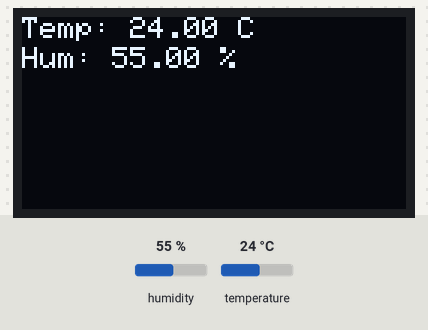
Bench run of a program on a simulated Arduino Uno, built with avr-gcc and run on an emulated ATmega328P. Shown: 128×64 one-colour display. The test bench sets the inputs (shaded band); at power-on: humidity 55 %, temperature 24 °C. What the program prints to the serial monitor is not drawn.

Above: at 3.2 s.
3.3 s: humidity set to 22 %
At 4.4 s:
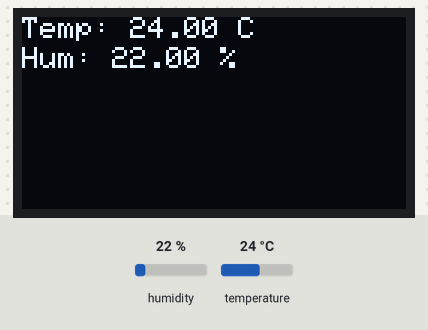
6.0 s: temperature set to 12 °C
At 6.8 s:
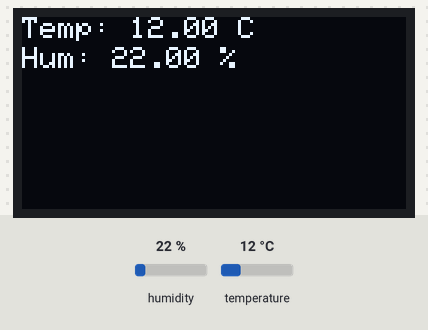
8.7 s: humidity set to 40 %
At 11.4 s:
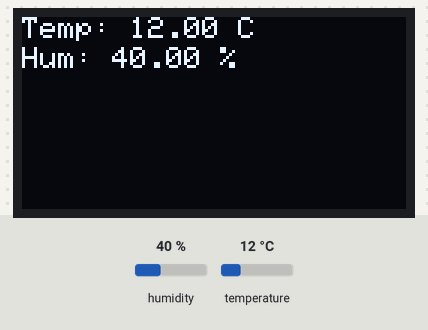
11.8 s: temperature set to 19 °C
Timing chart, 0 to 14.8 s (numbered marks = the images above; inputs shaded):
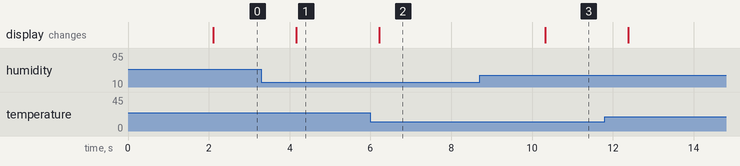

The program:

main.cpp
```cpp
#include <DHT.h>
#include <Wire.h>
#include <Adafruit_SSD1306.h>
#include <Adafruit_GFX.h>

#define DHTPIN 2
#define DHTTYPE DHT11

DHT dht(DHTPIN, DHTTYPE);

#define SCREEN_WIDTH 128
#define SCREEN_HEIGHT 64

Adafruit_SSD1306 display(SCREEN_WIDTH, SCREEN_HEIGHT, &Wire, -1);

void setup() {
  Serial.begin(9600);
  dht.begin();
  if (!display.begin(SSD1306_SWITCHCAPVCC, 0x3C)) {
    Serial.println(F("Erreur d'initialisation de l'écran OLED"));
    while (1);
  }
  display.clearDisplay();
  display.setTextSize(1);
  display.setTextColor(SSD1306_WHITE);
  display.setCursor(0, 0);
  display.println(F("Capteur DHT11 initialisé"));
  display.display();
  delay(2000);
}

void loop() {
  float humidity = dht.readHumidity();
  float temperature = dht.readTemperature();

  if (isnan(humidity) || isnan(temperature)) {
    Serial.println("Erreur de lecture du capteur DHT11 !");
    display.clearDisplay();
    display.setCursor(0, 0);
    display.println(F("Erreur de lecture!"));
    display.display();
    return;
  }
  Serial.print("Température : ");
  Serial.print(temperature);
  Serial.print(" °C  Humidité : ");
  Serial.print(humidity);
  Serial.println(" %");
  display.clearDisplay();
  display.setCursor(0, 0);
  display.print(F("Temp: "));
  display.print(temperature);
  display.print(F(" C"));
  display.setCursor(0, 10);
  display.print(F("Hum: "));
  display.print(humidity);
  display.print(F(" %"));
  display.display();
  delay(2000);
}
```

Measured:
- after the input at 3.3 s, the display: changes after 0.87 s (image 1)
- after the input at 6.0 s, the display: changes after 0.22 s (image 2)
- after the input at 8.7 s, the display: changes after 1.6 s (image 3)
